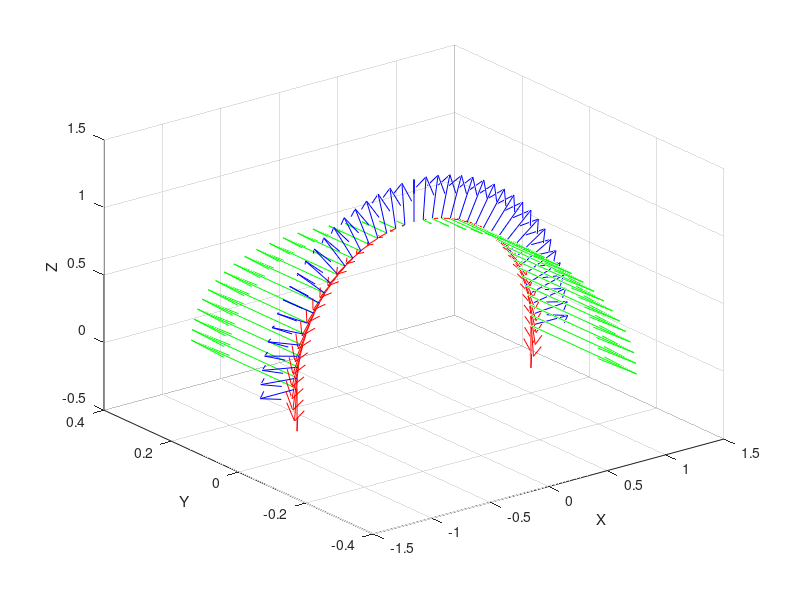
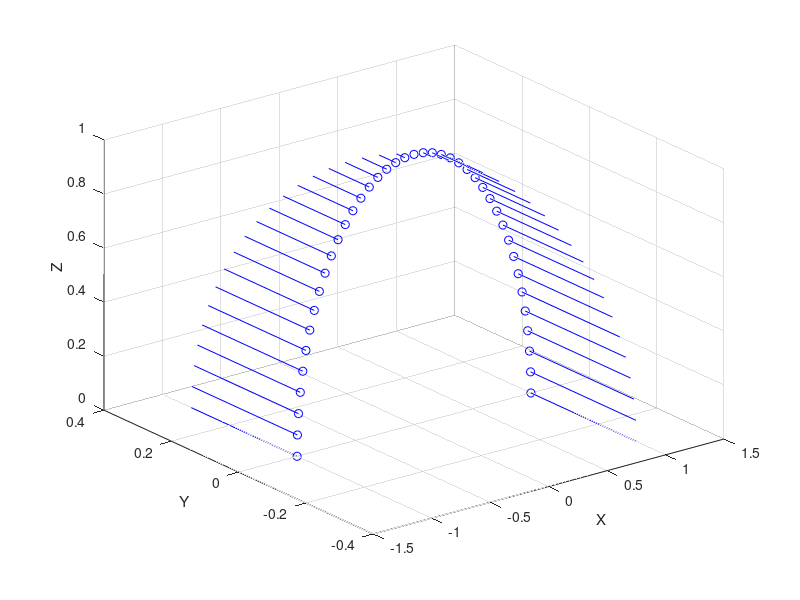

Here is the MATLAB script that generated these plots, in order:
clc; clear; close all;
%% 2013/12/30
% Testing the directional cosine

%%

k = [0 0 1];
ntest = 20;
B = zeros(ntest,3);
cnt = 0;


cY = zeros(ntest,3);
cX = zeros(ntest,3);
cZ = zeros(ntest,3);

for i=-1:1/ntest:1
   
   cnt = cnt+1;
   x = sin( pi*i/2);
   y = 0;
   z  = cos( pi*i/2);
   
   n = [x y z];
   cZ(cnt, :)= n;
   cY(cnt, :)= cross(n, k);
   cX(cnt, :)= cross(n, cY(cnt, :));
   
   %cY(cnt, :) = cY(cnt, :) ./ norm(cY(cnt, :));
    
end
B = cZ;

%% Plotting 1
%plot3(B(:,1),B(:,2),B(:,3),'o');

figure;
quiver3(B(:,1),B(:,2),B(:,3),cY(:,1),cY(:,2),cY(:,3),'g');
hold on;
quiver3(B(:,1),B(:,2),B(:,3),cX(:,1),cX(:,2),cX(:,3),'r');
quiver3(B(:,1),B(:,2),B(:,3),cZ(:,1),cZ(:,2),cZ(:,3),'b');

xlabel('X'); ylabel('Y'); zlabel('Z');

%% Plotting 2
%plot3(B(:,1),B(:,2),B(:,3),'o');

figure;
quiver3(B(:,1),B(:,2),B(:,3),cY(:,1),cY(:,2),cY(:,3),'bo');

xlabel('X'); ylabel('Y'); zlabel('Z');
